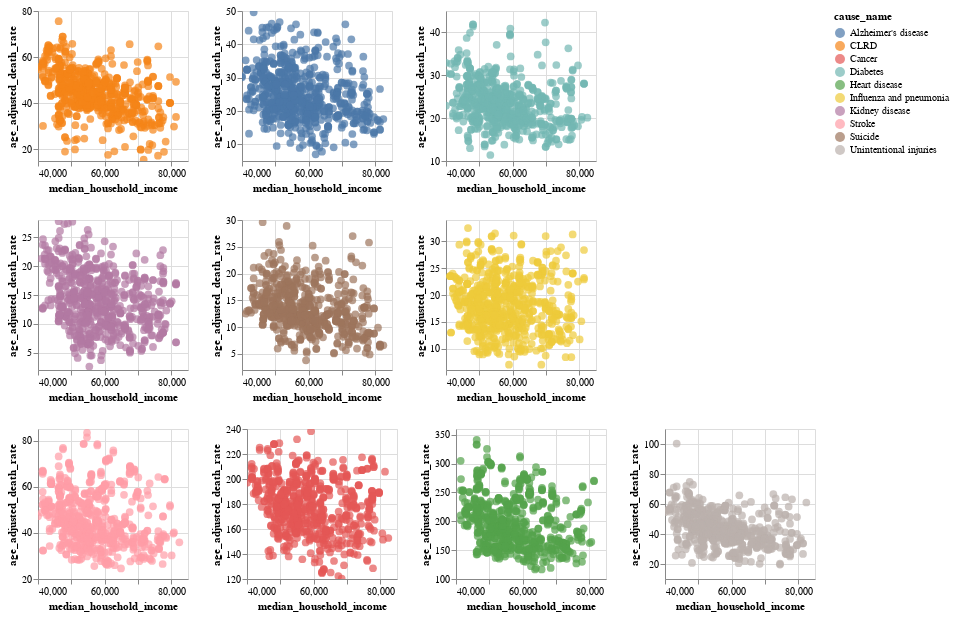

Notebook code for this chart:
### Markdown cell above
In this chart, there is a clear negative correlation between the median household income and the age adjusted death rate. The more the median income is, the less the deaths are appearing.

### Code cell
Chart_CLRD=alt.Chart(df_explore).mark_circle(size=60).encode(
    alt.X('median_household_income', scale = alt.Scale(zero = False)),
    alt.Y('age_adjusted_death_rate' , scale = alt.Scale(zero = False)),
    color='cause_name',
    tooltip = ['median_household_income', 'age_adjusted_death_rate']
    ).properties(
    width=150,
    height=150
).transform_filter(
    alt.FieldEqualPredicate(field='cause_name', equal='CLRD',)

).interactive()

Chart_Alzheimer=alt.Chart(df_explore).mark_circle(size=60).encode(
    alt.X('median_household_income', scale = alt.Scale(zero = False)),
    alt.Y('age_adjusted_death_rate' , scale = alt.Scale(zero = False)),
    color='cause_name',
    tooltip = ['median_household_income', 'age_adjusted_death_rate']
    ).properties(
    width=150,
    height=150
).transform_filter(
    alt.FieldEqualPredicate(field='cause_name', equal="Alzheimer's disease")

).interactive()

Chart_Influenza=alt.Chart(df_explore).mark_circle(size=60).encode(
    alt.X('median_household_income', scale = alt.Scale(zero = False)),
    alt.Y('age_adjusted_death_rate' , scale = alt.Scale(zero = False)),
    color='cause_name',
    tooltip = ['median_household_income', 'age_adjusted_death_rate']
    ).properties(
    width=150,
    height=150
).transform_filter(
    alt.FieldEqualPredicate(field='cause_name', equal="Influenza and pneumonia")

).interactive()

Chart_Suicide=alt.Chart(df_explore).mark_circle(size=60).encode(
    alt.X('median_household_income', scale = alt.Scale(zero = False)),
    alt.Y('age_adjusted_death_rate' , scale = alt.Scale(zero = False)),
    color='cause_name',
    tooltip = ['median_household_income', 'age_adjusted_death_rate']
    ).properties(
    width=150,
    height=150
).transform_filter(
    alt.FieldEqualPredicate(field='cause_name', equal="Suicide")

).interactive()

Chart_Kidney=alt.Chart(df_explore).mark_circle(size=60).encode(
    alt.X('median_household_income', scale = alt.Scale(zero = False)),
    alt.Y('age_adjusted_death_rate' , scale = alt.Scale(zero = False)),
    color='cause_name',
    tooltip = ['median_household_income', 'age_adjusted_death_rate']
    ).properties(
    width=150,
    height=150
).transform_filter(
    alt.FieldEqualPredicate(field='cause_name', equal="Kidney disease")

).interactive()

Chart_Unintentional=alt.Chart(df_explore).mark_circle(size=60).encode(
    alt.X('median_household_income', scale = alt.Scale(zero = False)),
    alt.Y('age_adjusted_death_rate' , scale = alt.Scale(zero = False)),
    color='cause_name',
    tooltip = ['median_household_income', 'age_adjusted_death_rate']
    ).properties(
    width=150,
    height=150
).transform_filter(
    alt.FieldEqualPredicate(field='cause_name', equal="Unintentional injuries")

).interactive()

Chart_Diabetes=alt.Chart(df_explore).mark_circle(size=60).encode(
    alt.X('median_household_income', scale = alt.Scale(zero = False)),
    alt.Y('age_adjusted_death_rate' , scale = alt.Scale(zero = False)),
    color='cause_name',
    tooltip = ['median_household_income', 'age_adjusted_death_rate']
    ).properties(
    width=150,
    height=150
).transform_filter(
    alt.FieldEqualPredicate(field='cause_name', equal="Diabetes")

).interactive()

Chart_Stroke=alt.Chart(df_explore).mark_circle(size=60).encode(
    alt.X('median_household_income', scale = alt.Scale(zero = False)),
    alt.Y('age_adjusted_death_rate' , scale = alt.Scale(zero = False)),
    color='cause_name',
    tooltip = ['median_household_income', 'age_adjusted_death_rate']
    ).properties(
    width=150,
    height=150
).transform_filter(
    alt.FieldEqualPredicate(field='cause_name', equal="Stroke")

).interactive()

Chart_Cancer=alt.Chart(df_explore).mark_circle(size=60).encode(
    alt.X('median_household_income', scale = alt.Scale(zero = False)),
    alt.Y('age_adjusted_death_rate' , scale = alt.Scale(zero = False)),
    color='cause_name',
    tooltip = ['median_household_income', 'age_adjusted_death_rate']
    ).properties(
    width=150,
    height=150
).transform_filter(
    alt.FieldEqualPredicate(field='cause_name', equal="Cancer")
    
    ).interactive()
    
Chart_Heart=alt.Chart(df_explore).mark_circle(size=60).encode(
    alt.X('median_household_income', scale = alt.Scale(zero = False)),
    alt.Y('age_adjusted_death_rate' , scale = alt.Scale(zero = False)),
    color='cause_name',
    tooltip = ['median_household_income', 'age_adjusted_death_rate']
    ).properties(
    width=150,
    height=150
).transform_filter(
    alt.FieldEqualPredicate(field='cause_name', equal="Heart disease")

).interactive()

Horizontal1=Chart_CLRD | Chart_Alzheimer | Chart_Diabetes 
Horizontal2=Chart_Kidney | Chart_Suicide | Chart_Influenza 
Horizontal3=Chart_Stroke | Chart_Cancer | Chart_Heart | Chart_Unintentional
alt.vconcat(Horizontal1, Horizontal2, Horizontal3)

### Figure 1 — Vega-Lite specification as saved in the notebook (floating-point values rounded to 4 significant figures; data arrays with more than 128 entries replaced by an {"elided": "..."} marker saying what was removed)
{"config": {"view": {"continuousWidth": 400, "continuousHeight": 300}}, "vconcat": [{"hconcat": [{"mark": {"type": "circle", "size": 60}, "encoding": {"color": {"field": "cause_name", "type": "nominal"}, "tooltip": [{"field": "median_household_income", "type": "quantitative"}, {"field": "age_adjusted_death_rate", "type": "quantitative"}], "x": {"field": "median_household_income", "scale": {"zero": false}, "type": "quantitative"}, "y": {"field": "age_adjusted_death_rate", "scale": {"zero": false}, "type": "quantitative"}}, "height": 150, "selection": {"selector036": {"type": "interval", "bind": "scales", "encodings": ["x", "y"]}}, "transform": [{"filter": {"equal": "CLRD", "field": "cause_name"}}], "width": 150}, {"mark": {"type": "circle", "size": 60}, "encoding": {"color": {"field": "cause_name", "type": "nominal"}, "tooltip": [{"field": "median_household_income", "type": "quantitative"}, {"field": "age_adjusted_death_rate", "type": "quantitative"}], "x": {"field": "median_household_income", "scale": {"zero": false}, "type": "quantitative"}, "y": {"field": "age_adjusted_death_rate", "scale": {"zero": false}, "type": "quantitative"}}, "height": 150, "selection": {"selector037": {"type": "interval", "bind": "scales", "encodings": ["x", "y"]}}, "transform": [{"filter": {"equal": "Alzheimer's disease", "field": "cause_name"}}], "width": 150}, {"mark": {"type": "circle", "size": 60}, "encoding": {"color": {"field": "cause_name", "type": "nominal"}, "tooltip": [{"field": "median_household_income", "type": "quantitative"}, {"field": "age_adjusted_death_rate", "type": "quantitative"}], "x": {"field": "median_household_income", "scale": {"zero": false}, "type": "quantitative"}, "y": {"field": "age_adjusted_death_rate", "scale": {"zero": false}, "type": "quantitative"}}, "height": 150, "selection": {"selector042": {"type": "interval", "bind": "scales", "encodings": ["x", "y"]}}, "transform": [{"filter": {"equal": "Diabetes", "field": "cause_name"}}], "width": 150}]}, {"hconcat": [{"mark": {"type": "circle", "size": 60}, "encoding": {"color": {"field": "cause_name", "type": "nominal"}, "tooltip": [{"field": "median_household_income", "type": "quantitative"}, {"field": "age_adjusted_death_rate", "type": "quantitative"}], "x": {"field": "median_household_income", "scale": {"zero": false}, "type": "quantitative"}, "y": {"field": "age_adjusted_death_rate", "scale": {"zero": false}, "type": "quantitative"}}, "height": 150, "selection": {"selector040": {"type": "interval", "bind": "scales", "encodings": ["x", "y"]}}, "transform": [{"filter": {"equal": "Kidney disease", "field": "cause_name"}}], "width": 150}, {"mark": {"type": "circle", "size": 60}, "encoding": {"color": {"field": "cause_name", "type": "nominal"}, "tooltip": [{"field": "median_household_income", "type": "quantitative"}, {"field": "age_adjusted_death_rate", "type": "quantitative"}], "x": {"field": "median_household_income", "scale": {"zero": false}, "type": "quantitative"}, "y": {"field": "age_adjusted_death_rate", "scale": {"zero": false}, "type": "quantitative"}}, "height": 150, "selection": {"selector039": {"type": "interval", "bind": "scales", "encodings": ["x", "y"]}}, "transform": [{"filter": {"equal": "Suicide", "field": "cause_name"}}], "width": 150}, {"mark": {"type": "circle", "size": 60}, "encoding": {"color": {"field": "cause_name", "type": "nominal"}, "tooltip": [{"field": "median_household_income", "type": "quantitative"}, {"field": "age_adjusted_death_rate", "type": "quantitative"}], "x": {"field": "median_household_income", "scale": {"zero": false}, "type": "quantitative"}, "y": {"field": "age_adjusted_death_rate", "scale": {"zero": false}, "type": "quantitative"}}, "height": 150, "selection": {"selector038": {"type": "interval", "bind": "scales", "encodings": ["x", "y"]}}, "transform": [{"filter": {"equal": "Influenza and pneumonia", "field": "cause_name"}}], "width": 150}]}, {"hconcat": [{"mark": {"type": "circle", "size": 60}, "encoding": {"color": {"field": "cause_name", "type": "nominal"}, "tooltip": [{"field": "median_household_income", "type": "quantitative"}, {"field": "age_adjusted_death_rate", "type": "quantitative"}], "x": {"field": "median_household_income", "scale": {"zero": false}, "type": "quantitative"}, "y": {"field": "age_adjusted_death_rate", "scale": {"zero": false}, "type": "quantitative"}}, "height": 150, "selection": {"selector043": {"type": "interval", "bind": "scales", "encodings": ["x", "y"]}}, "transform": [{"filter": {"equal": "Stroke", "field": "cause_name"}}], "width": 150}, {"mark": {"type": "circle", "size": 60}, "encoding": {"color": {"field": "cause_name", "type": "nominal"}, "tooltip": [{"field": "median_household_income", "type": "quantitative"}, {"field": "age_adjusted_death_rate", "type": "quantitative"}], "x": {"field": "median_household_income", "scale": {"zero": false}, "type": "quantitative"}, "y": {"field": "age_adjusted_death_rate", "scale": {"zero": false}, "type": "quantitative"}}, "height": 150, "selection": {"selector044": {"type": "interval", "bind": "scales", "encodings": ["x", "y"]}}, "transform": [{"filter": {"equal": "Cancer", "field": "cause_name"}}], "width": 150}, {"mark": {"type": "circle", "size": 60}, "encoding": {"color": {"field": "cause_name", "type": "nominal"}, "tooltip": [{"field": "median_household_income", "type": "quantitative"}, {"field": "age_adjusted_death_rate", "type": "quantitative"}], "x": {"field": "median_household_income", "scale": {"zero": false}, "type": "quantitative"}, "y": {"field": "age_adjusted_death_rate", "scale": {"zero": false}, "type": "quantitative"}}, "height": 150, "selection": {"selector045": {"type": "interval", "bind": "scales", "encodings": ["x", "y"]}}, "transform": [{"filter": {"equal": "Heart disease", "field": "cause_name"}}], "width": 150}, {"mark": {"type": "circle", "size": 60}, "encoding": {"color": {"field": "cause_name", "type": "nominal"}, "tooltip": [{"field": "median_household_income", "type": "quantitative"}, {"field": "age_adjusted_death_rate", "type": "quantitative"}], "x": {"field": "median_household_income", "scale": {"zero": false}, "type": "quantitative"}, "y": {"field": "age_adjusted_death_rate", "scale": {"zero": false}, "type": "quantitative"}}, "height": 150, "selection": {"selector041": {"type": "interval", "bind": "scales", "encodings": ["x", "y"]}}, "transform": [{"filter": {"equal": "Unintentional injuries", "field": "cause_name"}}], "width": 150}]}], "data": {"name": "data-28aa858078c6d815548cbb07c3b38f55"}, "$schema": "https://vega.github.io/schema/vega-lite/v4.17.0.json", "datasets": {"data-28aa858078c6d815548cbb07c3b38f55": {"elided": "7607 records"}}}
